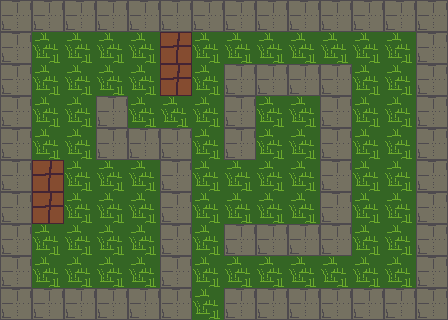

A 2D game scene composited from a Tiled map and its tileset images. What follows is a short description and the map's XML, with every tile layer's data as written:
An orthogonal 14x10 tile map with 32x32 px tiles, 3 tile layers (start, ground, openWebsite), 3 tilesets.

<map version="1.4" tiledversion="1.4.1" orientation="orthogonal" renderorder="right-down" width="14" height="10" tilewidth="32" tileheight="32" infinite="0" nextlayerid="5" nextobjectid="1">
 <editorsettings>
  <export target="Test Karte.json" format="json" />
 </editorsettings>
 <tileset firstgid="1" name="test2" tilewidth="32" tileheight="32" tilecount="1" columns="1">
  <image source="test2.png" width="32" height="32" />
  <tile id="0">
   <properties>
    <property name="collides" type="bool" value="true" />
   </properties>
  </tile>
 </tileset>
 <tileset firstgid="2" name="test_gras" tilewidth="32" tileheight="32" tilecount="1" columns="1">
  <image source="test_gras.png" width="32" height="32" />
 </tileset>
 <tileset firstgid="3" name="stein2" tilewidth="32" tileheight="32" tilecount="1" columns="1">
  <image source="stein2.png" width="32" height="32" />
  <tile id="0">
   <properties>
    <property name="collides" type="bool" value="true" />
   </properties>
  </tile>
 </tileset>
 <layer id="1" name="start" width="14" height="10">
  <data encoding="csv">
0,0,0,0,0,0,0,0,0,0,0,0,0,0,
0,0,0,0,0,0,0,0,0,0,0,0,0,0,
0,0,0,0,0,0,0,0,0,0,0,0,0,0,
0,0,0,0,0,0,0,0,0,0,0,0,0,0,
0,0,0,0,0,0,0,0,0,0,0,0,0,0,
0,0,0,0,0,0,0,0,2,0,0,0,0,0,
0,0,0,0,0,0,0,0,0,0,0,0,0,0,
0,0,0,0,0,0,0,0,0,0,0,0,0,0,
0,0,0,0,0,0,0,0,0,0,0,0,0,0,
0,0,0,0,0,0,0,0,0,0,0,0,0,0
</data>
 </layer>
 <layer id="3" name="ground" width="14" height="10">
  <data encoding="csv">
1,1,1,1,1,1,1,1,1,1,1,1,1,1,
1,2,2,2,2,3,2,2,2,2,2,2,2,1,
1,2,2,2,2,3,2,1,1,1,1,2,2,1,
1,2,2,1,2,2,2,1,2,2,1,2,2,1,
1,2,2,1,1,1,2,1,2,2,1,2,2,1,
1,3,2,2,2,1,2,2,2,2,1,2,2,1,
1,3,2,2,2,1,2,2,2,2,1,2,2,1,
1,2,2,2,2,1,2,1,1,1,1,2,2,1,
1,2,2,2,2,1,2,2,2,2,2,2,2,1,
1,1,1,1,1,1,2,1,1,1,1,1,1,1
</data>
 </layer>
 <layer id="4" name="openWebsite" width="14" height="10">
  <properties>
   <property name="openWebsite" value="https://heise.de" />
  </properties>
  <data encoding="csv">
0,0,0,0,0,0,0,0,0,0,0,0,0,0,
0,0,0,0,0,0,0,0,0,0,0,0,2,0,
0,0,0,0,0,0,0,0,0,0,0,0,0,0,
0,0,0,0,0,0,0,0,0,0,0,0,0,0,
0,0,0,0,0,0,0,0,0,0,0,0,0,0,
0,0,0,0,0,0,0,0,0,0,0,0,0,0,
0,0,0,0,0,0,0,0,0,0,0,0,0,0,
0,0,0,0,0,0,0,0,0,0,0,0,0,0,
0,0,0,0,0,0,0,0,0,0,0,0,0,0,
0,0,0,0,0,0,0,0,0,0,0,0,0,0
</data>
 </layer>
 <objectgroup id="2" name="floorLayer" />
</map>